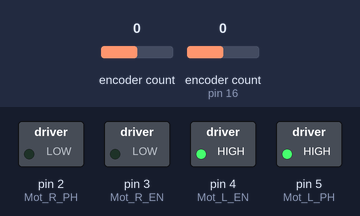
The sketch below on a simulated Arduino Uno, built with avr-gcc and run on an emulated ATmega328P. Parts: switched loads named in the sketch (green lamp = pin HIGH). The test bench sets the inputs (shaded band); at power-on: encoder count 0, encoder count (sensor on pin 16) 0.

Above: at 0.1 s.
At 10.1 s:
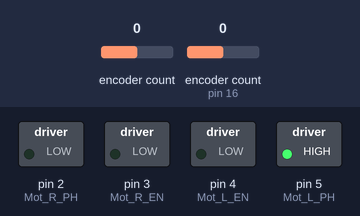
At 12.1 s:
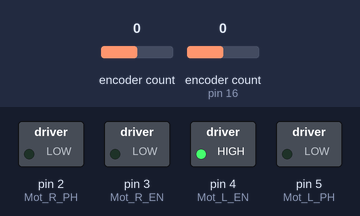
At 22.1 s:
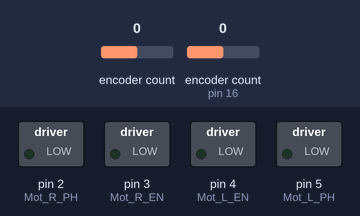
At 24.1 s:
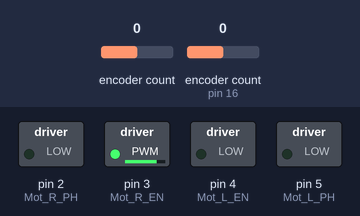
At 36.1 s:
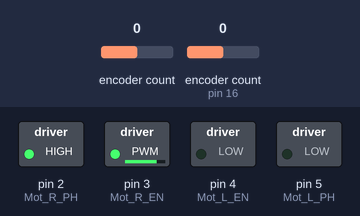
Timing chart, 0 to 37.6 s (numbered marks = the images above):
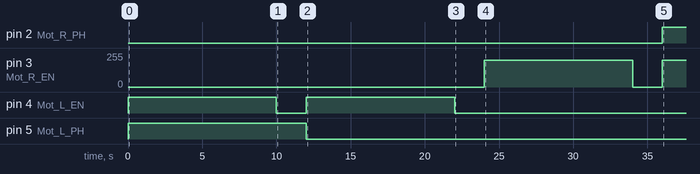

Measured:
- by itself, pin 2 (Mot_R_PH): LOW → HIGH at 36.0 s
- by itself, pin 3 (Mot_R_EN): 0/255 → 200/255 at 24.0 s, → 0/255 10.0 s later, → 200/255 2.0 s later
- by itself, pin 4 (Mot_L_EN): alternates HIGH for 10.0 s and LOW for 2.0 s, 4 changes in all, then stays LOW
- by itself, pin 5 (Mot_L_PH): HIGH → LOW at 12.0 s

The sketch:

test_Motors.ino
```cpp
/*
  test_Motors
*/

#define ENCODER_OPTIMIZE_INTERRUPTS
#include <Encoder.h>

int Mot_L_EN = 4;
int Mot_L_PH = 5;
int Mot_R_EN = 3;
int Mot_R_PH = 2;
int Encode_L1 = 17;
int Encode_L2 = 16;
int Encode_R1 = 0;
int Encode_R2 = 1;

long encoder_l;
long encoder_r;
long previous_l = 0;
long previous_r = 0;

Encoder encoder_left(Encode_L2, Encode_L1);
Encoder encoder_right(Encode_R1, Encode_R2);

int test_Speed = 200;
int test_Duration = 1000;

void setup() {
  analogWrite(Mot_L_EN, 0); // left speed pin
  pinMode(Mot_L_PH, OUTPUT);  // left direction pin
  digitalWrite(Mot_L_PH, HIGH);  // left forward
  analogWrite(Mot_R_EN, 0); // right speed pin
  pinMode(Mot_R_PH, OUTPUT);  //right direction pin
  digitalWrite(Mot_R_PH, LOW);  // right forward
  encoder_left.write(0);
  encoder_right.write(0);
}

void loop() {
  // Move the left wheel forward for 2 seconds
  Serial.println("Left wheel forward encoder values:");
  digitalWrite(Mot_L_PH, HIGH);  // left forward
  analogWrite(Mot_L_EN, test_Speed); // left speed pin
  for(int i=0; i<10; i++) {
    delay(test_Duration);
    encoder_l = encoder_left.read();
    Serial.println(encoder_l);
  }
  analogWrite(Mot_L_EN, 0); // left speed pin
  Serial.println();
  delay(2000);
  // Move the left wheel backward for 2 seconds
  Serial.println("Left wheel backward encoder values:");
  digitalWrite(Mot_L_PH, LOW);  // left backward
  analogWrite(Mot_L_EN, test_Speed); // left speed pin
  for(int i=0; i<10; i++) {
    delay(test_Duration);
    encoder_l = encoder_left.read();
    Serial.println(encoder_l);
  }
  analogWrite(Mot_L_EN, 0); // left speed pin
  Serial.println();
  delay(2000);
  // Move the right wheel forward for 2 seconds
  Serial.println("Right wheel forward encoder values:");
  digitalWrite(Mot_R_PH, LOW);  // right forward
  analogWrite(Mot_R_EN, test_Speed); // right speed pin
  for(int i=0; i<10; i++) {
    delay(test_Duration);
    encoder_r = encoder_right.read();
    Serial.println(encoder_r);
  }
  analogWrite(Mot_R_EN, 0); // right speed pin
  Serial.println();
  delay(2000);
  // Move the right wheel backward for 2 seconds
  Serial.println("Right wheel backward encoder values:");
  digitalWrite(Mot_R_PH, HIGH);  // right backward
  analogWrite(Mot_R_EN, test_Speed); // right speed pin
  for(int i=0; i<10; i++) {
    delay(test_Duration);
    encoder_r = encoder_right.read();
    Serial.println(encoder_r);
  }
  analogWrite(Mot_R_EN, 0); // right speed pin
  Serial.println();
  delay(2000);
}
```
